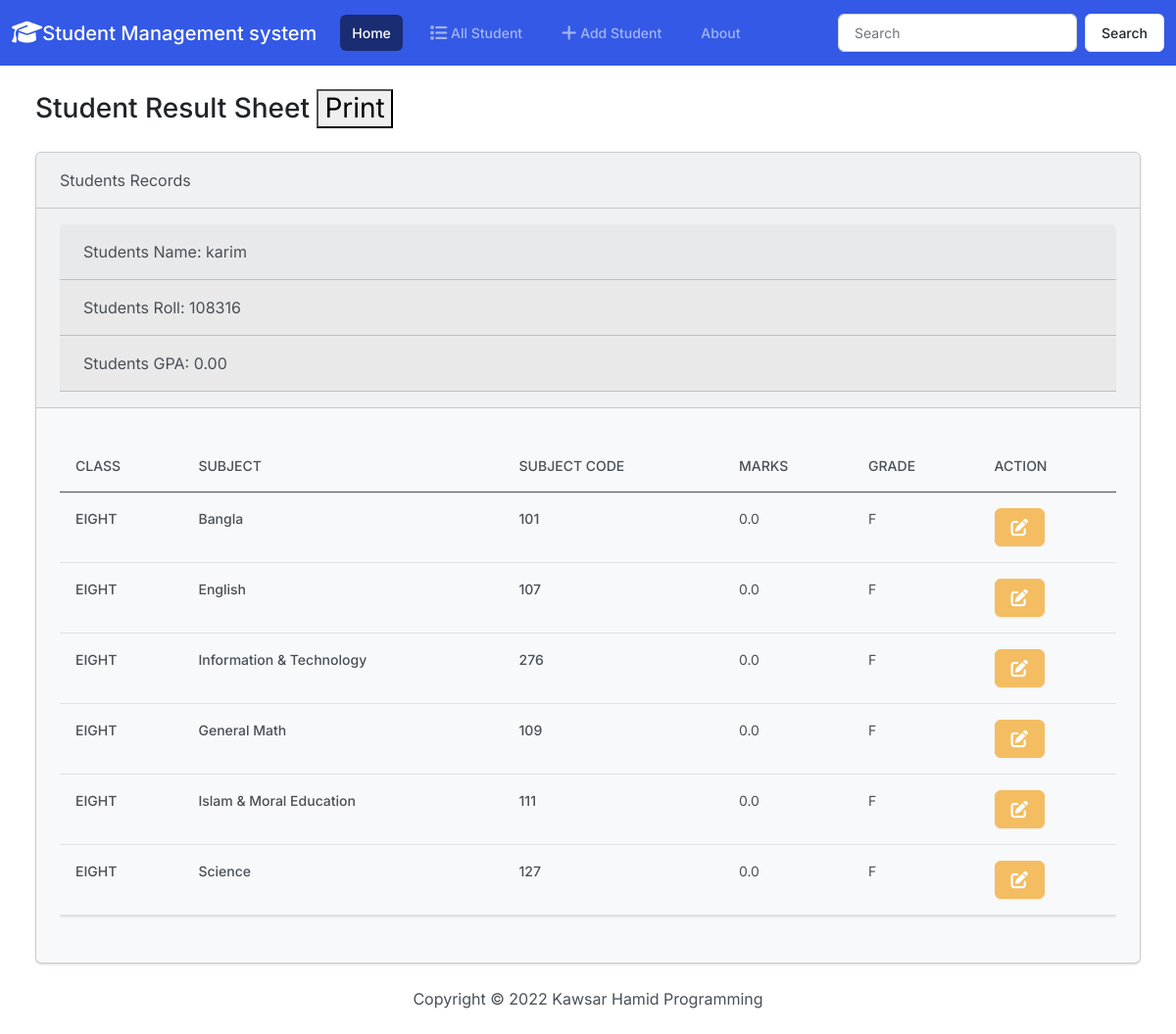
/result/108316/, run on the app's committed database.
### academic/models.py (models this page shows, shortened)
class Student(models.Model):
    name=models.CharField(max_length=70)
    email=models.EmailField(max_length=80)
    roll=models.IntegerField(unique=True,null=False)
    classname=models.ForeignKey(ClassModel,on_delete=models.CASCADE)

### result/models.py (models this page shows)
class Marks(models.Model):
    students_name=models.CharField(max_length=80)
    students_roll=models.IntegerField()
    student_email=models.EmailField()
    students_class=models.CharField(max_length=70)
    student_subject=models.CharField(max_length=70)
    student_subjectCode=models.IntegerField()
    subject_marks=models.FloatField()
    subject_grade=models.CharField(max_length=60)
    def __str__(self):
        return self.students_name

### result/views.py (the view)
# urls.py: path("<int:id>/",views.ResultClass.as_view(),name='results'),
class ResultClass(View):
    def get(self,request,id):
        print(id)
        data=Marks.objects.filter(students_roll=id)
        info=Student.objects.get(roll=id)
        print("--------------------------------------------------")
        print(data)
        grade()
        sum=0
        length=len(data)
        GPA=""
        for i in data:
            if not i.subject_grade=='F':
                if i.subject_grade=="A+":
                    sum=sum+5
                elif i.subject_grade=="A":
                    sum=sum+4
                elif i.subject_grade=="A-":
                    sum=sum+3.5
                elif i.subject_grade=="B":
                    sum=sum+3
                elif i.subject_grade=="C":
                    sum=sum+2
                elif i.subject_grade=="D":
                    sum=sum+1
            else:
                GPA="F"
                sum=0
                break
        gpa= "{0:.2f}".format(sum/length)
        return render(request,"result/resultView.html",{'marks':data,'info':info,"gpa":gpa})

### result/views.py (called while the page is built)
def grade():
    Marks.objects.filter(subject_marks__gte=80).update(subject_grade="A+")
    Marks.objects.filter(subject_marks__gte=70,subject_marks__lt=80).update(subject_grade="A")
    Marks.objects.filter(subject_marks__gte=65,subject_marks__lt=70).update(subject_grade="A-")
    Marks.objects.filter(subject_marks__gte=50,subject_marks__lt=65).update(subject_grade="B")
    Marks.objects.filter(subject_marks__gte=40,subject_marks__lt=50).update(subject_grade="C")
    Marks.objects.filter(subject_marks__gte=33,subject_marks__lt=40).update(subject_grade="D")
    Marks.objects.filter(subject_marks__lte=33).update(subject_grade="F")

### templates/result/resultView.html (shortened to what this page needs)
{% extends 'academic/base.html' %}
{% load static %}
{% block content %}
<div class="container-fluid print-container">
    <h3 class="m-4">Student Result Sheet     <button onclick="window.print();" >Print</button></h3>
    <div class="row">
        <div class="col-12">
            {% if marks %}
            <div class="card bg-light ms-4 me-4 mb-4">
                <div class="card-header">Students Records</div>
                <div class="card-header">
                    <div class="card-header">Students Name: {{info.name}}</div>
                    <div class="card-header">Students Roll:  {{info.roll}}</div>
                    <div class="card-header">Students GPA: {{gpa}}  </div>
                </div>
                <div class="card-body">
                  <p class="card-text">
                    <div class="table-responsive">
                        <table class="table table-hover">
                            <thead>
                              <tr>
                                <th scope="col">Class</th>
                                <th scope="col">Subject</th>
                                <th scope="col">Subject Code</th>
                                <th scope="col">Marks</th>
                                <th scope="col">Grade</th>
                                <th scope="col">Action</th>
                              </tr>
                            </thead>
                            <tbody>
                              {% for marks in marks%}
                              <tr>
                                <th>{{marks.students_class}}</th>
                                <th>{{marks.student_subject}}</th>
                                <th>{{marks.student_subjectCode}}</th>
                                <td>{{marks.subject_marks}}</td>
                                <td>{{marks.subject_grade}}</td>
                                <td>
                                  <a class="btn btn-warning me-1" href="{% url 'resultEdit' marks.student_subjectCode marks.students_roll %}">
                                  </a>
                                </td>
                              </tr>
                              {% endfor %}
                            </tbody>
                          </table>
                    </div>
                  </p>
                </div>
              </div>
            {% else %}
            <h5 class="alert alert-primary ms-4 me-4" >No Students Records</h5>
            {% endif %}
        </div>
    </div>
  </div>
{% endblock content %}

### data on the page
Student: name "karim", roll "108316"
Marks: students_class "EIGHT", student_subject "Bangla", student_subjectCode "101", subject_marks "0.0", subject_grade "F"
Marks: students_class "EIGHT", student_subject "English", student_subjectCode "107", subject_marks "0.0", subject_grade "F"
Marks: students_class "EIGHT", student_subject "Information & Technology", student_subjectCode "276", subject_marks "0.0", subject_grade "F"
Marks: students_class "EIGHT", student_subject "General Math", student_subjectCode "109", subject_marks "0.0", subject_grade "F"
Marks: students_class "EIGHT", student_subject "Islam & Moral Education", student_subjectCode "111", subject_marks "0.0", subject_grade "F"
Marks: students_class "EIGHT", student_subject "Science", student_subjectCode "127", subject_marks "0.0", subject_grade "F"

### other printed values
{{ gpa }} "0.00"
